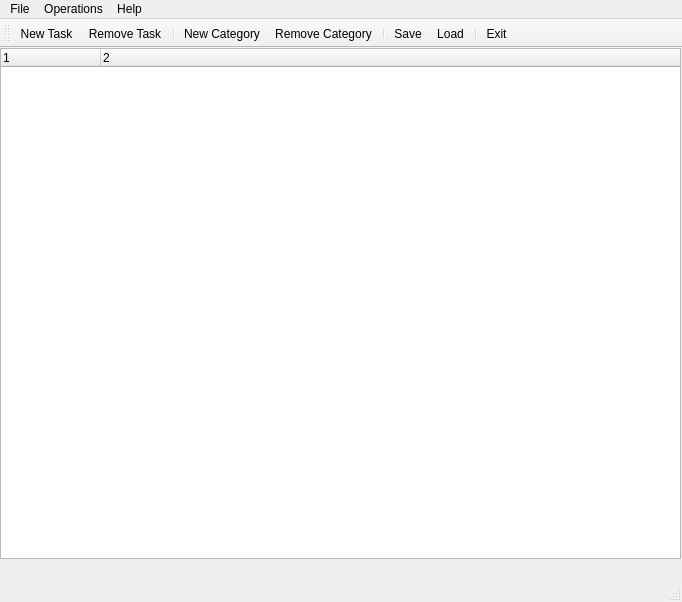
<ui version="4.0" >
 <class>MainWindow</class>
 <widget class="QMainWindow" name="MainWindow" >
  <property name="geometry" >
   <rect>
    <x>0</x>
    <y>0</y>
    <width>682</width>
    <height>602</height>
   </rect>
  </property>
  <property name="windowTitle" >
   <string>MainWindow</string>
  </property>
  <widget class="QWidget" name="centralwidget" >
   <widget class="QTreeWidget" name="treeWidget" >
    <property name="geometry" >
     <rect>
      <x>0</x>
      <y>0</y>
      <width>681</width>
      <height>511</height>
     </rect>
    </property>
    <property name="alternatingRowColors" >
     <bool>true</bool>
    </property>
    <property name="columnCount" >
     <number>2</number>
    </property>
    <column>
     <property name="text" >
      <string>1</string>
     </property>
    </column>
    <column>
     <property name="text" >
      <string>2</string>
     </property>
    </column>
   </widget>
  </widget>
  <widget class="QStatusBar" name="statusbar" />
  <widget class="QMenuBar" name="menuBar" >
   <property name="geometry" >
    <rect>
     <x>0</x>
     <y>0</y>
     <width>682</width>
     <height>25</height>
    </rect>
   </property>
   <widget class="QMenu" name="menuHelp" >
    <property name="title" >
     <string>Help</string>
    </property>
    <addaction name="actionAbout" />
   </widget>
   <widget class="QMenu" name="menuFile" >
    <property name="title" >
     <string>File</string>
    </property>
    <addaction name="actionSave" />
    <addaction name="actionLoad" />
    <addaction name="separator" />
    <addaction name="actionExit" />
   </widget>
   <widget class="QMenu" name="menuOperations" >
    <property name="title" >
     <string>Operations</string>
    </property>
    <addaction name="actionAddCategory" />
    <addaction name="actionRemoveCategory" />
    <addaction name="separator" />
    <addaction name="actionAddTask" />
    <addaction name="actionRemoveTask" />
    <addaction name="separator" />
    <addaction name="actionClear" />
   </widget>
   <addaction name="menuFile" />
   <addaction name="menuOperations" />
   <addaction name="menuHelp" />
  </widget>
  <widget class="QToolBar" name="toolBar" >
   <property name="orientation" >
    <enum>Qt::Horizontal</enum>
   </property>
   <attribute name="toolBarArea" >
    <number>4</number>
   </attribute>
   <addaction name="actionAddTask" />
   <addaction name="actionRemoveTask" />
   <addaction name="separator" />
   <addaction name="actionAddCategory" />
   <addaction name="actionRemoveCategory" />
   <addaction name="separator" />
   <addaction name="actionSave" />
   <addaction name="actionLoad" />
   <addaction name="separator" />
   <addaction name="actionExit" />
  </widget>
  <action name="actionAddTask" >
   <property name="icon" >
    <iconset>IconResources/script_add.png</iconset>
   </property>
   <property name="text" >
    <string>New Task</string>
   </property>
  </action>
  <action name="actionRemoveTask" >
   <property name="icon" >
    <iconset>IconResources/script_delete.png</iconset>
   </property>
   <property name="text" >
    <string>Remove Task</string>
   </property>
  </action>
  <action name="actionExit" >
   <property name="icon" >
    <iconset>IconResources/door_in.png</iconset>
   </property>
   <property name="text" >
    <string>Exit</string>
   </property>
  </action>
  <action name="actionAddCategory" >
   <property name="icon" >
    <iconset>IconResources/book_add.png</iconset>
   </property>
   <property name="text" >
    <string>New Category</string>
   </property>
  </action>
  <action name="actionRemoveCategory" >
   <property name="icon" >
    <iconset>IconResources/book_delete.png</iconset>
   </property>
   <property name="text" >
    <string>Remove Category</string>
   </property>
  </action>
  <action name="actionAbout" >
   <property name="icon" >
    <iconset>IconResources/anchor.png</iconset>
   </property>
   <property name="text" >
    <string>About</string>
   </property>
  </action>
  <action name="actionSave" >
   <property name="icon" >
    <iconset>IconResources/disk.png</iconset>
   </property>
   <property name="text" >
    <string>Save</string>
   </property>
  </action>
  <action name="actionLoad" >
   <property name="icon" >
    <iconset>IconResources/folder_go.png</iconset>
   </property>
   <property name="text" >
    <string>Load</string>
   </property>
  </action>
  <action name="actionClear" >
   <property name="icon" >
    <iconset>IconResources/bin_empty.png</iconset>
   </property>
   <property name="text" >
    <string>Clear</string>
   </property>
  </action>
 </widget>
 <resources/>
 <connections>
  <connection>
   <sender>actionExit</sender>
   <signal>triggered()</signal>
   <receiver>MainWindow</receiver>
   <slot>close()</slot>
   <hints>
    <hint type="sourcelabel" >
     <x>-1</x>
     <y>-1</y>
    </hint>
    <hint type="destinationlabel" >
     <x>399</x>
     <y>299</y>
    </hint>
   </hints>
  </connection>
 </connections>
</ui>
